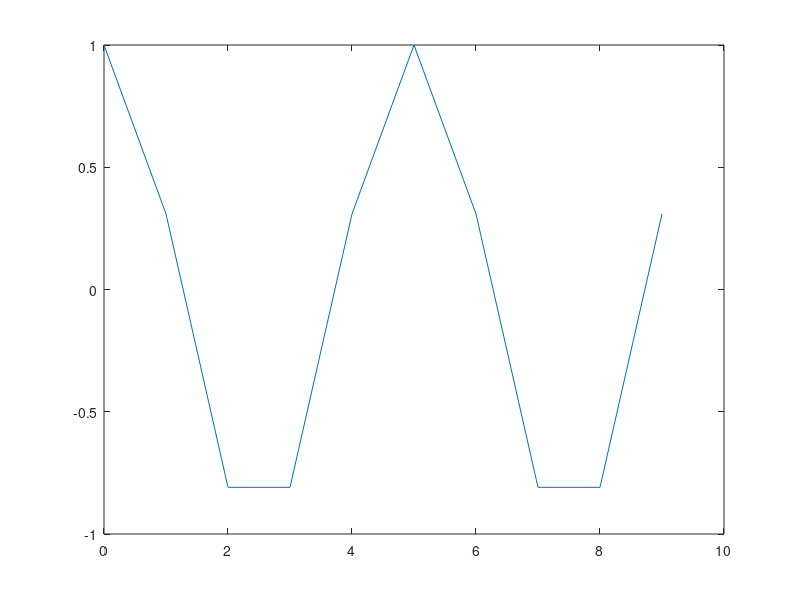
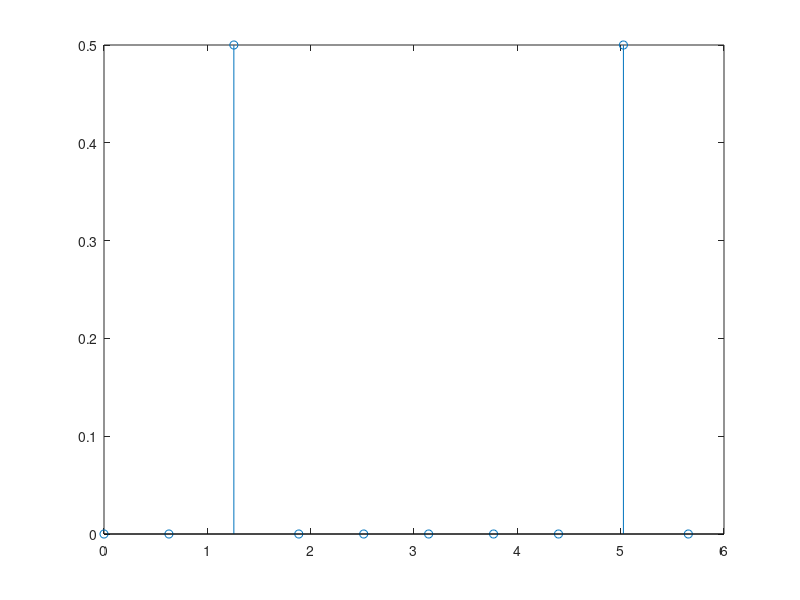

Reproduce these figures in MATLAB, in order.
%% 
close all; clear; clc;

%% Experiment
Ts = 1;
T = 10;
tVec = 0:Ts:T-Ts;

% Control input
omega = 2;
inputSignal = cos(omega * 2*pi / T * tVec);

% Calculate the FFT
signalFFT = fft(inputSignal);

% Frequency vector
frequencyVec = 0:2*pi/T:2*pi*(1/Ts - 1/T);

%% Plotting 
figure();
plot(tVec, inputSignal);

figure();
stem(frequencyVec, abs(signalFFT) ./ length(tVec)); 
% no longer scales with the length of the time vector when we normalize


